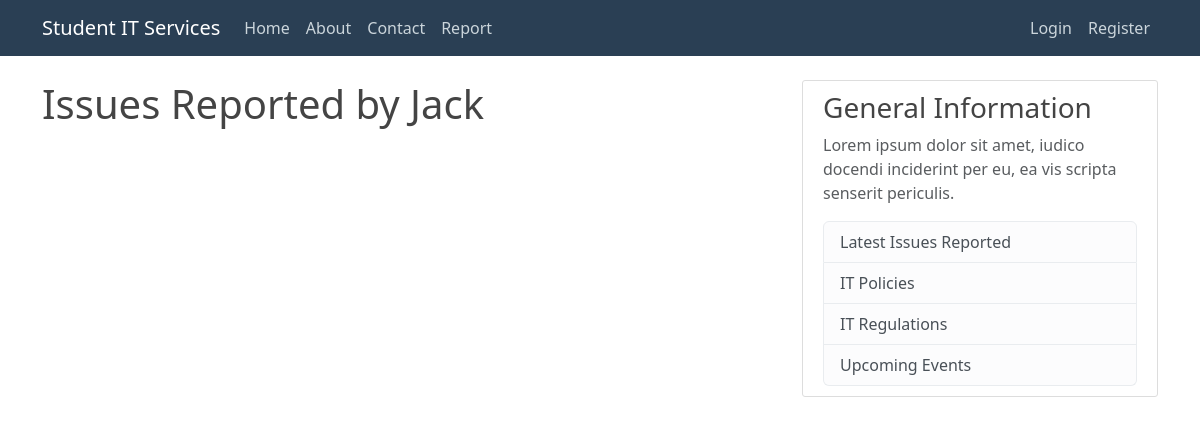
Before: /itreporting/issue/Jack with the older database file.
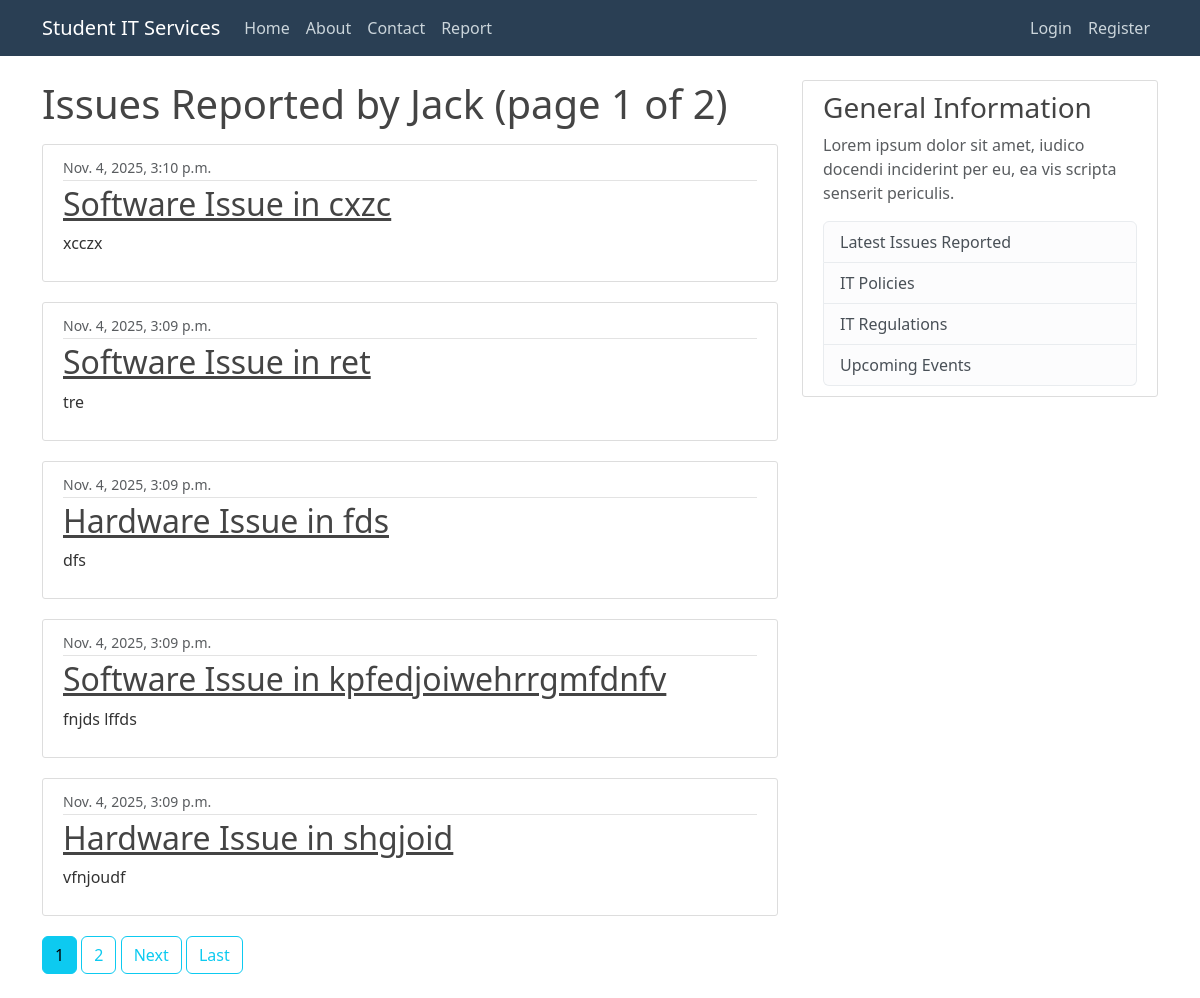
After: the same page with the newer database file.
### itreporting/models.py (models this page shows, shortened)
class Issue(models.Model):
    type = models.CharField(max_length=100, choices = [('Hardware', 'Hardware'), ('Software', 'Software')])
    room = models.CharField(max_length=100)
    urgent = models.BooleanField(default = False)
    details = models.TextField()
    date_submitted = models.DateTimeField(default=timezone.now)
    description = models.TextField()
    author = models.ForeignKey(User, related_name = 'issues', on_delete=models.CASCADE)
    def __str__(self):
        return f'{self.type} Issue in {self.room}'

### itreporting/views.py (the view)
# urls.py: path('issue/<str:username>', UserPostListView.as_view(), name = 'user-issues'),
class UserPostListView(ListView):
    model = Issue
    template_name = 'itreporting/user_issues.html'
    context_object_name = 'issues'
    paginate_by = 5
    def get_queryset(self):
        user=get_object_or_404(User, username=self.kwargs.get('username'))
        return Issue.objects.filter(author=user).order_by('-date_submitted')

### users/models.py (called while the page is built)
    def __str__(self):
        return f'{self.user.first_name} {self.user.last_name}'

### itreporting/templates/itreporting/user_issues.html (shortened to what this page needs)
{% extends "itreporting/base.html" %}
{% load crispy_forms_tags %}
{% block content %}
<!DOCTYPE html>
<html>
<head>
</head>
<body>
    <h1 class="mb-3"> Issues Reported by {{ view.kwargs.username }} {% if is_paginated %} (page {{page_obj.number}} of {{page_obj.paginator.num_pages}}){% endif %}</h1>
    {% for issue in issues %}
        <article class="media content-section">
            <div class="media-body">
                <div class="article-metadata">
                    <small class="text-muted">{{ issue.date_submitted }}</small>
                </div>
                <h2><a class="article-title" href="{% url 'itreporting:issue-detail' issue.id %}">{{ issue }}</a></h2>
                <p class="article-content">{{ issue.details }}</p>
            </div>
        </article>
    {% endfor %}
    {% if is_paginated %}
    {% for num in page_obj.paginator.page_range %}
    {% if page_obj.number == num %}
        <a class="btn btn-info mb-4" href="?page={{num}}">{{num}}</a>
    {% elif num > page_obj.number|add:'-3' and num < page_obj.number|add:'3' %}
        <a class="btn btn-outline-info mb-4" href="?page={{num}}">{{num}}</a>
    {% endif %}
    {% endfor %}
    {% if page_obj.has_next %}
        <a class="btn btn-outline-info mb-4" href="?page={{page_obj.next_page_number}}">Next</a>
        <a class="btn btn-outline-info mb-4" href="?page={{page_obj.paginator.num_pages}}">Last</a>
    {% endif %}
    {% endif %}
</body>
</html>
{% endblock content %}

Changed rows visible on the page:
added Issue: date_submitted "Nov. 4, 2025, 3:10 p.m.", type+room "Software Issue in cxzc", details "xcczx"
added Issue: date_submitted "Nov. 4, 2025, 3:09 p.m.", type+room "Software Issue in ret", details "tre"
added Issue: date_submitted "Nov. 4, 2025, 3:09 p.m.", type+room "Hardware Issue in fds", details "dfs"
added Issue: date_submitted "Nov. 4, 2025, 3:09 p.m.", type+room "Software Issue in kpfedjoiwehrrgmfdnfv", details "fnjds lffds"
added Issue: date_submitted "Nov. 4, 2025, 3:09 p.m.", type+room "Hardware Issue in shgjoid", details "vfnjoudf"
Other visible differences:
{{ page_obj.number }}: (not shown) → "1"
{{ page_obj.paginator.num_pages }}: (not shown) → "2"
text now shown: "(page of ) Next Last"
new list line: "1"
new list line: "2"
